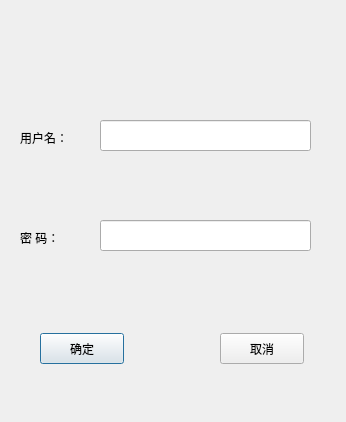
<?xml version="1.0" encoding="UTF-8"?>
<ui version="4.0">
 <class>LoginDlg</class>
 <widget class="QDialog" name="LoginDlg">
  <property name="geometry">
   <rect>
    <x>0</x>
    <y>0</y>
    <width>346</width>
    <height>422</height>
   </rect>
  </property>
  <property name="windowTitle">
   <string>Dialog</string>
  </property>
  <widget class="QLineEdit" name="EditUser">
   <property name="geometry">
    <rect>
     <x>100</x>
     <y>120</y>
     <width>211</width>
     <height>31</height>
    </rect>
   </property>
  </widget>
  <widget class="QLineEdit" name="EditPSWD">
   <property name="geometry">
    <rect>
     <x>100</x>
     <y>220</y>
     <width>211</width>
     <height>31</height>
    </rect>
   </property>
  </widget>
  <widget class="QLabel" name="label">
   <property name="geometry">
    <rect>
     <x>20</x>
     <y>130</y>
     <width>68</width>
     <height>15</height>
    </rect>
   </property>
   <property name="text">
    <string>用户名：</string>
   </property>
  </widget>
  <widget class="QLabel" name="label_2">
   <property name="geometry">
    <rect>
     <x>20</x>
     <y>230</y>
     <width>68</width>
     <height>15</height>
    </rect>
   </property>
   <property name="text">
    <string>密 码：</string>
   </property>
  </widget>
  <widget class="QPushButton" name="btnOk">
   <property name="geometry">
    <rect>
     <x>40</x>
     <y>333</y>
     <width>84</width>
     <height>31</height>
    </rect>
   </property>
   <property name="text">
    <string>确定</string>
   </property>
  </widget>
  <widget class="QPushButton" name="btnCancel">
   <property name="geometry">
    <rect>
     <x>220</x>
     <y>333</y>
     <width>84</width>
     <height>31</height>
    </rect>
   </property>
   <property name="text">
    <string>取消</string>
   </property>
  </widget>
 </widget>
 <resources/>
 <connections/>
</ui>
